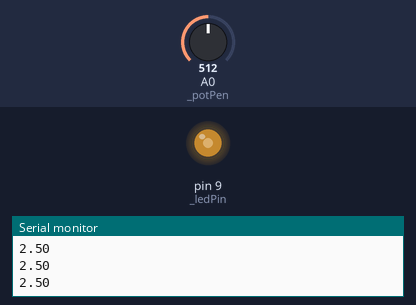
The sketch below on a simulated Arduino Uno, built with avr-gcc and run on an emulated ATmega328P. Parts: output pins drawn as LEDs (lit = HIGH), the last lines printed to the serial monitor. The test bench sets the inputs (shaded band); at power-on: A0 (_potPen) = 512.

Above: at 1.2 s.
1.3 s: A0 (_potPen) set to 716
At 1.8 s:
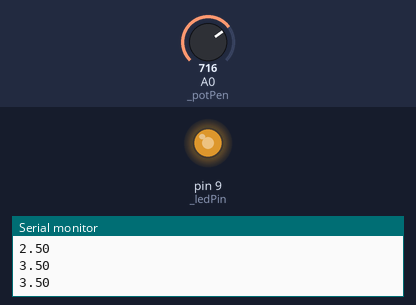
3.0 s: A0 (_potPen) set to 900
At 4.2 s:
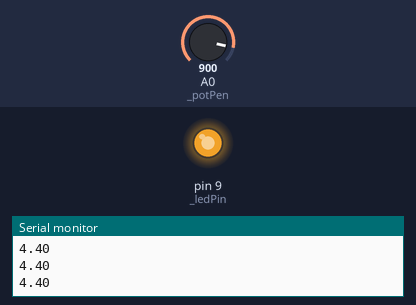
4.5 s: A0 (_potPen) set to 122
At 5.6 s:
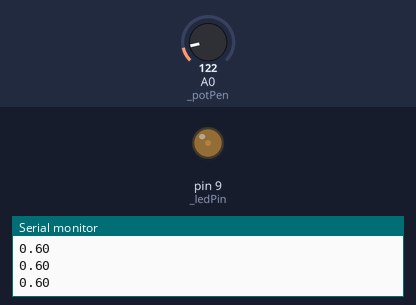
6.0 s: A0 (_potPen) set to 0
At 6.8 s:
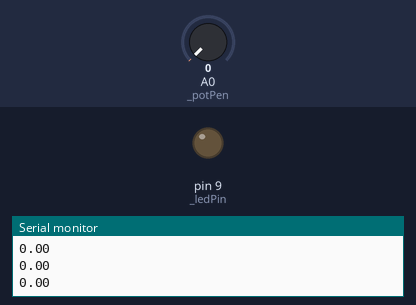
7.5 s: A0 (_potPen) set to 511
At 8.1 s:
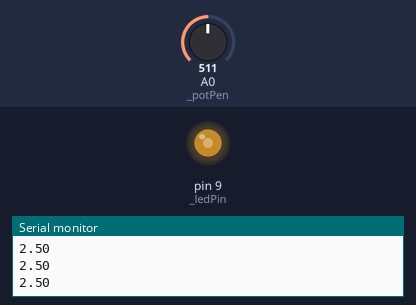
Timing chart, 0 to 10.0 s (numbered marks = the images above; inputs shaded):
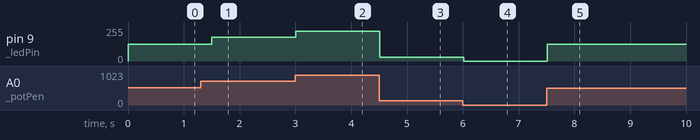

Measured:
- after the input at 1.3 s, pin 9 (_ledPin): 127/255 → 178/255 after 0.20 s
- after the input at 3.0 s, pin 9 (_ledPin): 178/255 → 224/255 at once
- after the input at 4.5 s, pin 9 (_ledPin): 224/255 → 30/255 at once
- after the input at 6.0 s, pin 9 (_ledPin): 30/255 → 0/255 at once
- after the input at 7.5 s, pin 9 (_ledPin): 0/255 → 127/255 at once

The sketch:

pontetial.ino
```cpp
int _potPen = A0;
int _ledPin = 9;
int _readValue;
float _voltage;
int _outputValue = 0;


void setup() {
  pinMode(_potPen, INPUT);
  pinMode(_ledPin, OUTPUT);
  Serial.begin(9600);
}

void loop() {
  _readValue = analogRead(_potPen);
  _voltage = (5./1023.)*_readValue;
  Serial.println(_voltage);

  _outputValue = (255./1023.)*_readValue;
  analogWrite(_ledPin, _outputValue);

  delay(250);

}
```
